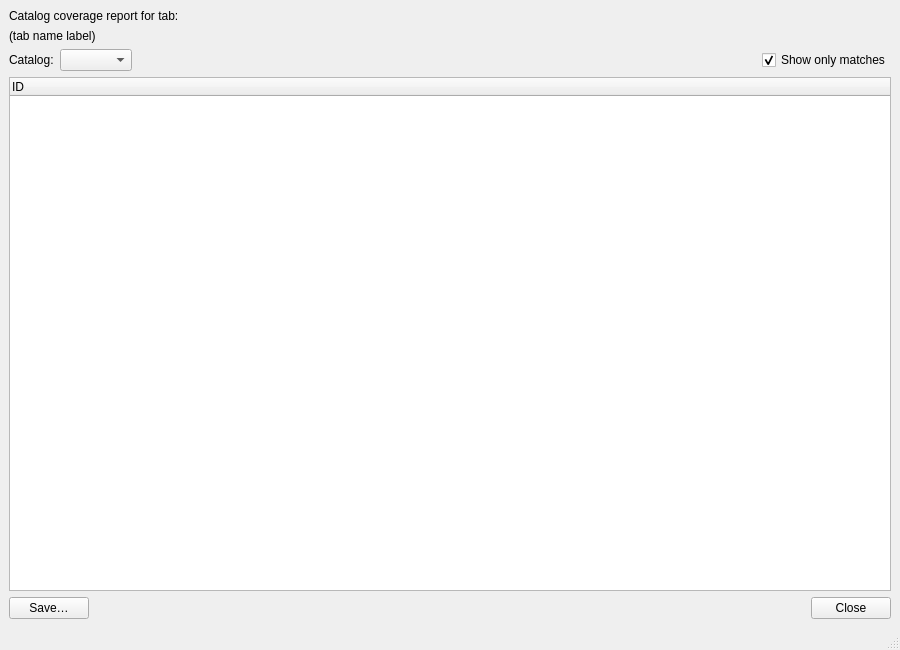
<?xml version="1.0" encoding="UTF-8"?>
<ui version="4.0">
 <class>CatalogReportWindow</class>
 <widget class="QMainWindow" name="CatalogReportWindow">
  <property name="geometry">
   <rect>
    <x>0</x>
    <y>0</y>
    <width>900</width>
    <height>650</height>
   </rect>
  </property>
  <property name="windowTitle">
   <string>Catalog Coverage Report</string>
  </property>
  <widget class="QWidget" name="centralwidget">
   <layout class="QGridLayout" name="gridLayout">
    <item row="0" column="0">
     <widget class="QLabel" name="label">
      <property name="text">
       <string>Catalog coverage report for tab:</string>
      </property>
     </widget>
    </item>
    <item row="1" column="0">
     <widget class="QLabel" name="tabname_label">
      <property name="text">
       <string>(tab name label)</string>
      </property>
     </widget>
    </item>
    <item row="2" column="0">
     <layout class="QHBoxLayout" name="horizontalLayout">
      <property name="leftMargin">
       <number>0</number>
      </property>
      <property name="topMargin">
       <number>0</number>
      </property>
      <property name="rightMargin">
       <number>0</number>
      </property>
      <property name="bottomMargin">
       <number>0</number>
      </property>
      <item>
       <widget class="QLabel" name="catalogLabel">
        <property name="text">
         <string>Catalog:</string>
        </property>
       </widget>
      </item>
      <item>
       <widget class="QComboBox" name="catalogCombo"/>
      </item>
      <item>
       <spacer name="horizontalSpacer">
        <property name="orientation">
         <enum>Qt::Orientation::Horizontal</enum>
        </property>
        <property name="sizeHint" stdset="0">
         <size>
          <width>40</width>
          <height>20</height>
         </size>
        </property>
       </spacer>
      </item>
      <item>
       <widget class="QCheckBox" name="showCoveredCheckBox">
        <property name="text">
         <string>Show only matches</string>
        </property>
        <property name="checked">
         <bool>true</bool>
        </property>
       </widget>
      </item>
     </layout>
    </item>
    <item row="3" column="0">
     <widget class="QTreeWidget" name="treeWidget">
      <property name="editTriggers">
       <set>QAbstractItemView::EditTrigger::NoEditTriggers</set>
      </property>
      <property name="alternatingRowColors">
       <bool>true</bool>
      </property>
      <property name="selectionBehavior">
       <enum>QAbstractItemView::SelectionBehavior::SelectRows</enum>
      </property>
      <property name="rootIsDecorated">
       <bool>true</bool>
      </property>
      <property name="uniformRowHeights">
       <bool>true</bool>
      </property>
      <property name="itemsExpandable">
       <bool>true</bool>
      </property>
      <column>
       <property name="text">
        <string>ID</string>
       </property>
      </column>
     </widget>
    </item>
    <item row="4" column="0">
     <layout class="QHBoxLayout" name="bottomLayout">
      <item>
       <widget class="QPushButton" name="saveButton">
        <property name="text">
         <string>Save…</string>
        </property>
       </widget>
      </item>
      <item>
       <spacer name="bottomSpacer">
        <property name="orientation">
         <enum>Qt::Orientation::Horizontal</enum>
        </property>
        <property name="sizeHint" stdset="0">
         <size>
          <width>40</width>
          <height>20</height>
         </size>
        </property>
       </spacer>
      </item>
      <item>
       <widget class="QDialogButtonBox" name="buttonBox">
        <property name="standardButtons">
         <set>QDialogButtonBox::StandardButton::Close</set>
        </property>
       </widget>
      </item>
     </layout>
    </item>
   </layout>
  </widget>
  <widget class="QMenuBar" name="menubar">
   <property name="geometry">
    <rect>
     <x>0</x>
     <y>0</y>
     <width>900</width>
     <height>33</height>
    </rect>
   </property>
  </widget>
  <widget class="QStatusBar" name="statusbar"/>
 </widget>
 <resources/>
 <connections>
  <connection>
   <sender>buttonBox</sender>
   <signal>rejected()</signal>
   <receiver>CatalogReportWindow</receiver>
   <slot>close()</slot>
   <hints>
    <hint type="sourcelabel">
     <x>450</x>
     <y>610</y>
    </hint>
    <hint type="destinationlabel">
     <x>450</x>
     <y>325</y>
    </hint>
   </hints>
  </connection>
 </connections>
</ui>
